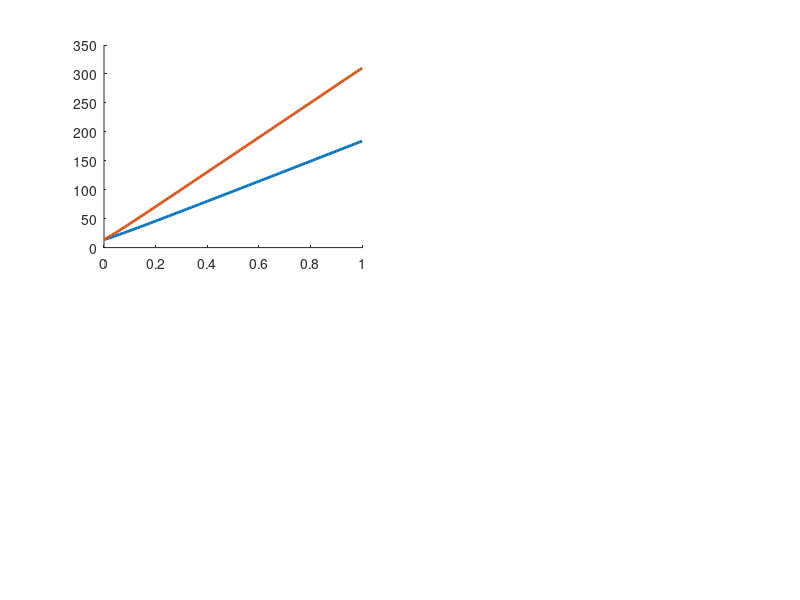

The MATLAB source for this figure: (Note: this script raises an error after producing the figure.)
function ukf_2D_RT_tracker()

%% Unscented Kalman Filter implementation for 2D Range-Bearing Tracking
% Copy-pasted from 1D navigation; fix comments later

close all; clc

%%
load data_2D_RT_tracker.mat bearTrue rangeTrue timeStamps zBear zRange

nStates = 4;		% States are r, rDot, theta, thetaDot
nMeas	= 2;		% Measurements are r, theta
nProcNoise = 2;		% Say we consider noise in rDot and thetaDot processes
nXAug	= nStates + nProcNoise + nMeas;

V		= 50;

%% Error Covariances
Q	= 0.1*[(1E-2)^2 0; 0 (1E-2*pi/180)^2];
R	= [0.3^2 0; 0 (2*pi/180)^2];

%% Time Step and Interval of Interest
%%
% We have uniformly spaced time stamps, so calculating the difference
% between any two successive instants gives us $dt.$
dt	= timeStamps(2) - timeStamps(1);
%%
% Note the number of time stamps, which will be the number of iterations
% for which the Kalman filter will run.
nTimeStamps = length(timeStamps);

%% Predictive Model and Measurement Model
% G	= [ [0; dt] zeros(2, 1); zeros(2, 1) [0; dt] ];
% Linearized G not needed in UKF
C	= [1 0 0 0; 0 0 1 0];

%% Initialization
xHat	= [zRange(1); V; zBear(1); -V/zRange(1)];	
P		= diag([R(1,1), 0.1, R(2,2), 0.1]);
% 
% [PSteadyState,~,~]	= idare(A', C', (G*Q*G'), R, [], []);
% PSteadyStateStore	= reshape(PSteadyState, nStates^2, 1);
% LSteadyState		= PSteadyState * C' / (C*PSteadyState*C' + R);
%% 
storeXHat	= zeros(nStates, nTimeStamps);
storeP		= zeros(nStates^2, nTimeStamps);
storePTrace	= zeros(1, nTimeStamps);
storeInnov	= zeros(nMeas, nTimeStamps);
storeInnovCovar	= zeros(nMeas^2, nTimeStamps);

%%
storeXHat(:, 1)		= xHat;
storePTrace(:, 1)	= trace(P);
storeP(:, 1)		= reshape(P, nStates^2, 1); 

xSigma				= zeros(nStates, 2*nXAug);
zSigma				= zeros(nMeas, 2*nXAug);
lamUT0				= 1/3;
lamUT				= (1 - lamUT0) / (2*nXAug);

%% Run Kalman Filter Iterations
for m1 = 1:(nTimeStamps-1)

	%----- Generate sigma points and propagate through system equations
	PXAug		= blkdiag(P, Q, R);
	xAugSigma0	= [xHat; zeros(nProcNoise, 1); zeros(nMeas, 1)];
	xSigma0		= one_step_update(...
		xAugSigma0(1:nStates), ...
		xAugSigma0(nStates+1 : nStates+nProcNoise));
	xAugSigma	= generate_sigma_points(xAugSigma0, PXAug);
	for m2 = 1:2*nXAug
		xSigma(:, m2)	= one_step_update(...
			xAugSigma(1:nStates, m2), ...									% State
			xAugSigma(nStates+1 : nStates+nProcNoise, m2) ...				% Process noise
			);
	end
	
	%----- Prediction equations to get a preliminary estimate and error covariance.
% 	u			= 0;
% 	A			= eye(nStates) + jacobianA(xHat, V)*dt;
% 	xHatMinus	= one_step_update(xkMinus1_);
% 	PMinus		= A*P*A' + G*Q*G';
	% The equations above are EKF update equations, for comparison

	%----- Predictive updates using sigma points weighted sum
	% Leave the process noise, take the states 
	%						-- Clemenza
	xHatMinus	= lamUT0*xSigma0 + lamUT*sum(xSigma, 2);
	PMinus		= lamUT0*(xSigma0 - xHatMinus)*(xSigma0 - xHatMinus)';
	for m2 = 1:2*nXAug
		PMinus	= PMinus + ...
			lamUT*(xSigma(:, m2) - xHatMinus)*(xSigma(:, m2) - xHatMinus)';	% Note the transpose at the end
	end

	%----- Measurement model applied to propagated sigma points
	zSigma0		= measurement_model(...
		xSigma0, xAugSigma0(nStates+nProcNoise+1 : nXAug));
	for m2 = 1:2*nXAug
		zSigma(:, m2)	= measurement_model(...
			xAugSigma(1:nStates, m2), ...									% State
			xAugSigma(nStates+nProcNoise+1 : nXAug, m2));					% Process noise
	end
	zHatMinus	= lamUT0*zSigma0 + lamUT*sum(zSigma, 2);

	%----- Error covariance and cross-covariance from sigma points
	PZZ			= lamUT0*(zSigma0 - zHatMinus)*(zSigma0 - zHatMinus)';		% We don't need to do this if meas. model is linear
	PXZ			= lamUT0*(xSigma0 - xHatMinus)*(zSigma0 - zHatMinus)';
	for m2 = 1:2*nXAug
		PZZ	= PZZ + ...
			lamUT*(zSigma(:, m2) - zHatMinus)*(zSigma(:, m2) - zHatMinus)';	
		PXZ	= PXZ + ...
			lamUT*(xSigma(:, m2) - xHatMinus)*(zSigma(:, m2) - zHatMinus)';	
	end

	%----- Compute Kalman gain. Note the use of |/| command instead of inverse.
% 	L			= (PMinus * C') / (C * PMinus * C' + R );					% This is the "usual" equation when meas. model is linear
	L			= PXZ / PZZ;
	
	%----- Measurement update
	z			= [zRange(m1 + 1); zBear(m1 + 1)];
	thisInnov	= z - zHatMinus;
	
	xHat		= xHatMinus + L*(thisInnov);
% 	P			= (eye(nStates) - L*C)*PMinus;								% This is the usual equation
	P			= PMinus - L*PZZ*L';										% Identical to the previous equation

	thisInnovCovar		= PZZ; 

	%----- Store results
	storeXHat(:, m1+1)		= xHat;
	storeP(:, m1+1)			= reshape(P, nStates^2, 1);
	storePTrace(:, m1+1)	= trace(P);
	storeInnov(:, m1+1)		= thisInnov;
	storeInnovCovar(:, m1+1)= reshape(thisInnovCovar, nMeas^2, 1);
end

%% Innovation autocorrelation
nTimeStamps		= length(timeStamps);
nMeasDim		= 2;

innovAutoCorr	= zeros(1, nTimeStamps);
shiftedInnov	= zeros(nMeasDim, nTimeStamps);
twoSigmaBd		= zeros(1, nTimeStamps);
for m1 = 1:nTimeStamps - 10
	shiftedInnov(:,m1+1:end)= storeInnov(:, 2:(nTimeStamps - m1 + 1));
	innovAutoCorr(m1)		= (1 / (nTimeStamps - m1) ) * (...
			sum( shiftedInnov(1, m1+1:end).*storeInnov(1, m1+1:end) ) + ...
			sum( shiftedInnov(2, m1+1:end).*storeInnov(2, m1+1:end) ) );
	twoSigmaBd(m1)			= 2/sqrt(nTimeStamps - m1); 
end

%% Plot Results
fig1 = figure; 
subplot(221); hold on; plot(timeStamps, storeXHat(1,:), 'LineWidth', 2);
hold on;
plot(timeStamps, rangeTrue, 'LineWidth',  2)
make_nice_figures(gcf, gca, 18, [], 'Time (h)', ...
	'Range $\hat{x}_1 = r$ (km)', 'Range and Rate', [1.1 0.4 0.5*[1 1]],[],[],[]);

subplot(222); hold on; plot(timeStamps, storeXHat(2,:), 'LineWidth', 2)
make_nice_figures(gcf, gca, 18, [], 'Time (h)', ...
	'Range rate $\hat{x}_2 = \dot{r}$ (km/hr)', 'Range and Rate', [1.1 0.4 0.5*[1 1]],[],[],[]);

subplot(223); hold on; plot(timeStamps, storeXHat(3,:)*180/pi, 'LineWidth', 2);
hold on;
plot(timeStamps, bearTrue*180/pi, 'LineWidth',  2)
make_nice_figures(gcf, gca, 18, [], 'Time (h)', ...
	'Range $\hat{x}_3 = \theta$ (deg)', 'Bearing and Rate', [1.1 0.4 0.5*[1 1]],[],[],[]);

subplot(224); hold on; plot(timeStamps, storeXHat(4,:)*180/pi, 'LineWidth', 2)
make_nice_figures(gcf, gca, 18, [], 'Time (h)', ...
	'Range rate $\hat{x}_4 = \dot{\theta}$ (deg/hr)', 'Bearing and Rate', [1.1 0.4 0.5*[1 1]],[],[],[]);




fig2 = figure;
plot(timeStamps, storePTrace, 'LineWidth', 2);
make_nice_figures(gcf, gca, 18, [], 'Time (h)', 'tr$(P)$', 'Trace', [1.15 0.45 0.5*[1 1]],[],[],[]);

fig3 = figure;
plot(timeStamps, storeP, 'LineWidth', 2); hold on;
make_nice_figures(gcf, gca, 18, [], 'Time (h)', '$p_{ij}$', 'E.E. Covariance', [1.2 0.5 0.5*[1 1]],[],[],[]);

ylabel('$p_{ij}$', 'Interpreter', 'latex', 'FontSize', 12);


figure;
subplot(121)
plot(timeStamps, storeInnov(1, :), 'LineWidth', 2); hold on;
ax = gca; ax.ColorOrderIndex = 1;
plot(timeStamps, 2*(storeInnovCovar(1,:).^0.5), ...
	'LineWidth', 2, 'LineStyle', '--'); ax.ColorOrderIndex = 1;
plot(timeStamps, -2*(storeInnovCovar(1,:).^0.5), ...
	'LineWidth', 2, 'LineStyle', '--')

subplot(122)
plot(timeStamps, storeInnov(2, :), 'LineWidth', 2); hold on;
ax = gca; ax.ColorOrderIndex = 2;
plot(timeStamps, 2*(storeInnovCovar(4, :).^0.5), ...
	'LineWidth', 2, 'LineStyle', '--'); ax.ColorOrderIndex = 2;
plot(timeStamps, 2*(storeInnovCovar(4, :).^0.5), ...
	'LineWidth', 2, 'LineStyle', '--')

title('Innovations sequence', 'Interpreter', 'latex', 'FontSize', 14)
xlabel('Time (s)', 'Interpreter', 'latex', 'FontSize', 12);
ylabel('Innovation', 'Interpreter', 'latex', 'FontSize', 12);


figure;
plot(timeStamps, innovAutoCorr, 'LineWidth', 2); hold on;
plot(timeStamps, (2/sqrt(nTimeStamps))*ones(size(timeStamps)), 'LineWidth', 2, 'LineStyle', '--' );
ax = gca; ax.ColorOrderIndex = ax.ColorOrderIndex - 1;
plot(timeStamps, (-2/sqrt(nTimeStamps))*ones(size(timeStamps)), 'LineWidth', 2, 'LineStyle', '--' )
title('Innovations autocorrelation', 'Interpreter', 'latex', 'FontSize', 14)
xlabel('Time (s)', 'Interpreter', 'latex', 'FontSize', 12);
ylabel('Innovation', 'Interpreter', 'latex', 'FontSize', 12);


%%
	function xk_ = one_step_update(xkMinus1_, wkMinus1_)
		xk_ = xkMinus1_ + ...
			system_dynamics_continuous([], xkMinus1_, wkMinus1_)*dt;		% First-order Euler approximation

		% Alternative to Euler approximation: RK4 (need to fix code to
		% accommodate w)
		% [~, xSim]	= ode45(@polar_kinematics_2D(t,x), [0 dt], xkMinus1_);
		% xk_	= xSim(end, :)';
	end

	function zk_ = measurement_model(xk_, vk_)
		zk_ = C*xk_ + vk_;													% Linear model in this example
		% We don't really need the UT for the measurement update in this
		% specific example because the measurement model is linear
	end
	
	function xDot = system_dynamics_continuous(t_, x_, w_)
		xDot	= zeros(4, 1);

		%----- Range-bearing kinematics
		% For a target moving at a constant velocity along
		% the 1st Cartesian axis
	
	% 	xDot(1) = x_(2);
	% 	xDot(3)	= x_(4);
		xDot(1)	= V*cos(x_(3));
		xDot(3)	= -V*sin(x_(3)) / x_(1);
		xDot(2)	= -V*x_(4)*sin(x_(3)) + w_(1);
		xDot(4)	= V*x_(2)*sin(x_(3)) / (x_(1)^2) - V*x_(4)*cos(x_(3)) / x_(1) + w_(2);
	end
	
	function xSigma_ = generate_sigma_points(xBar_, PX_)
		nX_		= numel(xBar_);												% In the UKF, the augmented state is different from the usual state
		S		= chol(nX_*PX_ / (1 - lamUT0));
	
		xSigma_ = zeros(nX_, 2*nX_);
		for m10 = 1:nX_
			xSigma_(:, m10)			= xBar_ + S(m10, :)';
			xSigma_(:, m10 + nX_)	= xBar_ - S(m10, :)';
		end
	
	end

end
